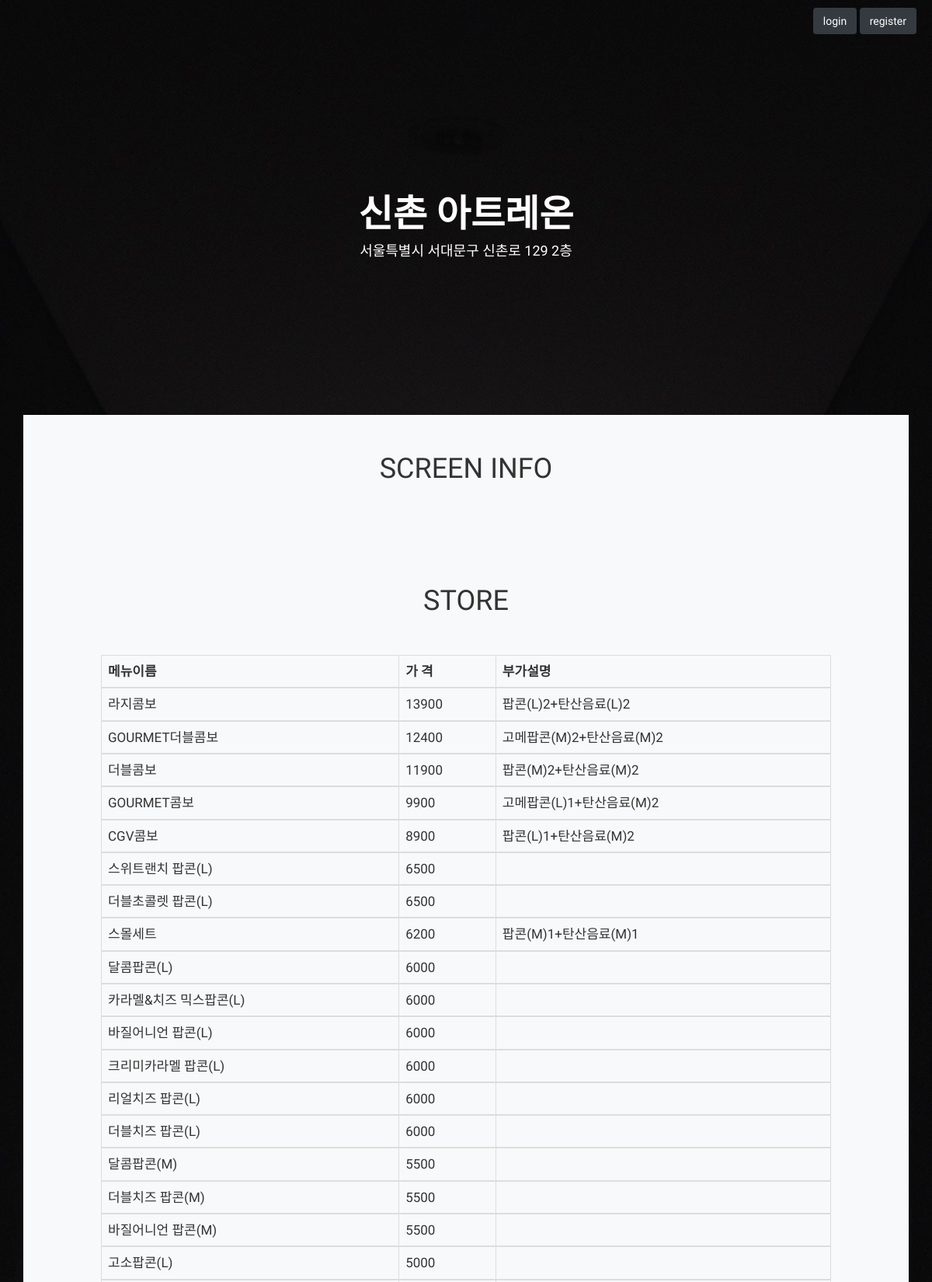
/theater.php?idx=1 (upper part), run on the app's committed database.
### tables this page shows
CREATE TABLE theater_info(
theater_idx INT NOT NULL AUTO_INCREMENT,
theater_name VARCHAR(64),
theater_address VARCHAR(200),
PRIMARY KEY(theater_idx));

CREATE TABLE menu_info(
theater_idx INT NOT NULL AUTO_INCREMENT,
menu_id VARCHAR(50) NOT NULL,
price INT,
description VARCHAR(200),
PRIMARY KEY(theater_idx, menu_id),
FOREIGN KEY(theater_idx) REFERENCES theater_info(theater_idx));

### theater.php (the view, shortened to what this page needs)
<?php
include "header.php";
?>
<!doctype html>
<html lang="en">
<head>
	<link href="/css/bootstrap.min.css" rel="stylesheet">
	<link href="album.css" rel="stylesheet">
</head>
<body>
	<?php
	if(!isset($_GET['idx'])){
		?>
		<script>alert("invalid theater index");</script>
		<?php
		header("Location: index.php");
	}else{
		$idx = $_GET['idx'];
		$query = "SELECT * FROM theater_info WHERE theater_idx='$idx'";
		$result = $conn->query($query);
		$row = $result->fetch_array(MYSQLI_ASSOC);
		?>
		<div id="learning-automated-div" style="text-align: center; font-size: 48px; line-height: 52px; padding: 200px 5px 10px 5px;">
			<span style="color:#FFFFFF;">
				<b><?php echo $row['theater_name']; ?></b>
			</span>
		</div>
		<div style="text-align: center; font-size: 18px; line-height: 22px; padding: 0 5px 200px 5px;">
			<span style="color:#FFFFFF;">
				<?php echo $row['theater_address']; ?>
			</span>
		</div>
		<main role="main">
		<?php } ?>
		<div class="album py-5 bg-light">
			<div class="container">
				<h1 style="text-align: center; margin-bottom: 30px;">
					SCREEN INFO
				</h1>
			</div>
			<h1 style="text-align: center; margin-top: 100px; margin-bottom: 50px;">
				STORE
			</h1>
			<div style="font-size:17px; padding-left: 100px; padding-right: 100px; padding-bottom: 200px;" >
				<?php
				$query_info = "SELECT * FROM menu_info WHERE theater_idx='$idx' ORDER BY price DESC";
				$result = $conn->query($query_info);
				?>
				<table class="table table-bordered table-hover">
					<thread>
						<tr>
							<th>메뉴이름</th>
							<th>가    격</th>
							<th>부가설명</th>
						</tr>
					</thread>
					<tbody>
						<?php
						while($row = $result->fetch_array(MYSQLI_ASSOC)){
							?>
							<tr>
								<td><?php echo $row['menu_id']; ?> </td>
								<td><?php echo $row['price']; ?> </td>
								<td><?php echo $row['description']; ?> </td>
							</tr>
						</tbody>
						<?php
					}
					?>
				</table>
			</div>
		</div>
	</main>
</body>
</html>

### header.php (shortened to what this page needs)
<!DOCTYPE html>
<html>
<head>
	<link rel="stylesheet" href="css/bootstrap.css">
	<link rel="stylesheet" href="https://stackpath.bootstrapcdn.com/bootstrap/4.1.3/css/bootstrap.min.css">
	<link href="carousel.css" rel="stylesheet">
</head>
<body style="padding-left:30px; padding-right:30px; font-family: 'Song Myung', 'sans-serif';" >
	<?php
	if(!isset($_SESSION['user_id']) and !isset($_SESSION['admin_id'])){
		?>
		<div style="text-align:center; margin-top:-20px; margin-bottom:10px; padding-left:150px; padding-bottom:30px;font-family: 'Song Myung', 'sans-serif';" >
			<div style="float:right; margin-right:-10px">
				<button type="button" class="btn btn-dark"><a href="./login.php" style="color: white" role="button">login</a></button>
				<button type="button" class="btn btn-dark"><a href="./register.php" style="color: white" role="button">register</a></button>
			</div>
		</div>
	<?php
}
?>

### carousel.css (style rules this page uses)
body { padding-top: 3rem; padding-bottom: 3rem; color: #5a5a5a; }

### header.php (style rules this page uses)
body { font-family: "Song Myung"; font-size: 17px; background-image: url(./images/theater.png); min_height:1000px; background-size: cover; background-color: #000000; background-repeat: no-repeat; background-position: top; }
.container { font-family: "Song Myung"; font-size: 17px; padding-right: 15px; padding-left: 15px; margin-right: auto; margin-left: auto; }

### theater.php (style rules this page uses)
.container { padding-right: 15px; padding-left: 15px; margin-right: auto; margin-left: auto; background: transparent; }

### data on the page
theater_info: theater_name "신촌 아트레온", theater_address "서울특별시 서대문구 신촌로 129 2층"
menu_info: menu "라지콤보", price "13900", description "팝콘(L)2+탄산음료(L)2"
menu_info: menu "GOURMET더블콤보", price "12400", description "고메팝콘(M)2+탄산음료(M)2"
menu_info: menu "더블콤보", price "11900", description "팝콘(M)2+탄산음료(M)2"
menu_info: menu "GOURMET콤보", price "9900", description "고메팝콘(L)1+탄산음료(M)2"
menu_info: menu "CGV콤보", price "8900", description "팝콘(L)1+탄산음료(M)2"
menu_info: menu "스위트랜치 팝콘(L)", price "6500"
menu_info: menu "더블초콜렛 팝콘(L)", price "6500"
menu_info: menu "스몰세트", price "6200", description "팝콘(M)1+탄산음료(M)1"
menu_info: menu "달콤팝콘(L)", price "6000"
menu_info: menu "카라멜&치즈 믹스팝콘(L)", price "6000"
menu_info: menu "바질어니언 팝콘(L)", price "6000"
menu_info: menu "크리미카라멜 팝콘(L)", price "6000"
menu_info: menu "리얼치즈 팝콘(L)", price "6000"
menu_info: menu "더블치즈 팝콘(L)", price "6000"
menu_info: menu "달콤팝콘(M)", price "5500"
menu_info: menu "더블치즈 팝콘(M)", price "5500"
menu_info: menu "바질어니언 팝콘(M)", price "5500"
menu_info: menu "고소팝콘(L)", price "5000"
